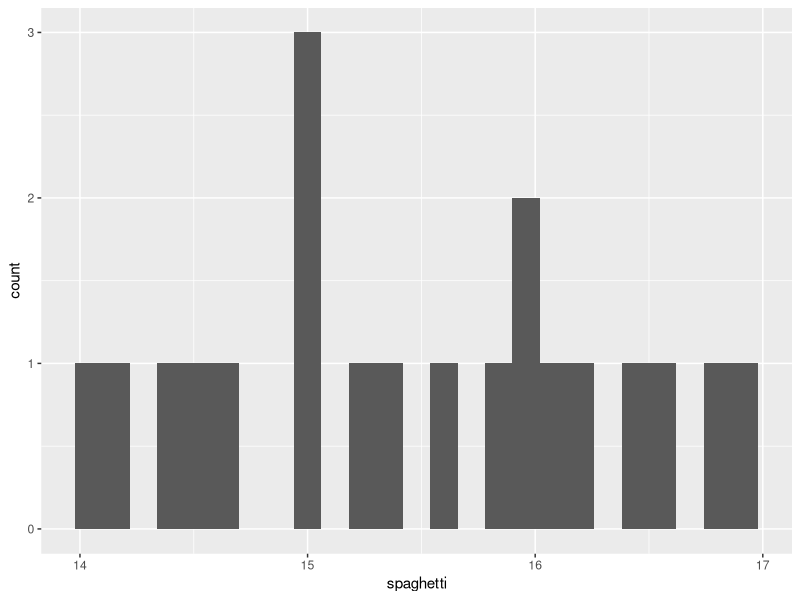
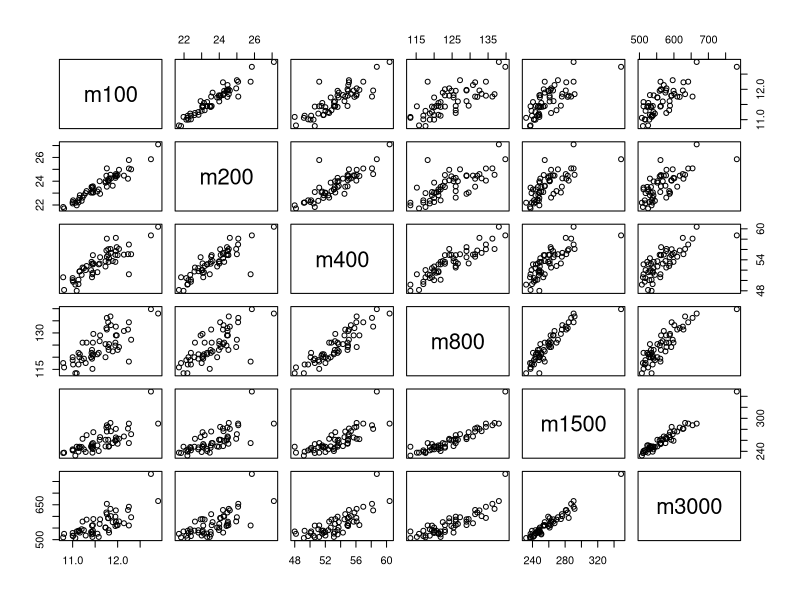
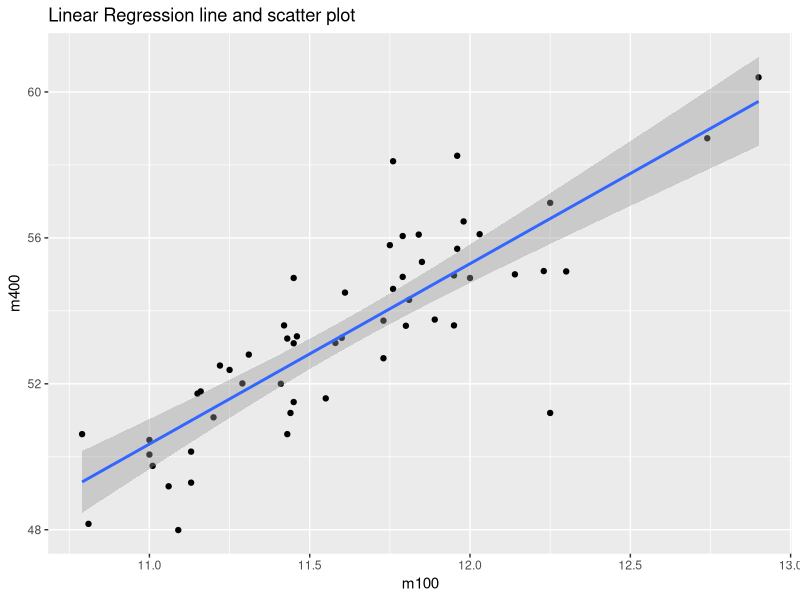

Write R code to recreate these figures, in order.
## ---- chunk 1
library(tidyverse)
## ---- chunk 2
setwd('/Users/jimin/Desktop/데스크탑 - 이지민의 MacBook Air/지민/ewha/2023-2/Regression/week2')
data = read.table('spaghetti.txt')
head(data)
## ---- chunk 3
mean.sp = mean(data$spaghetti)
sd.sp = sd(data$spaghetti)

cat('mean :',mean.sp,'\nsd :', sd.sp)
## ---- chunk 4
ggplot(data, aes(x=spaghetti)) + geom_histogram(binwidth = 0.12)
## ---- chunk 5
nrow(data) # num of obesrvations
## ---- chunk 6
calTestStatistic <- function(s, n, x.bar, M) {
  se <- s / sqrt(n)
  t_value <- (x.bar - M) / se
  return(t_value)
}

t.stat = calTestStatistic(x.bar=mean.sp, M=16, s=sd.sp, n=nrow(data))
t.stat
## ---- chunk 7
tt = t.test(x=data$spaghetti, alternative='less', mu=16, conf.level = 0.99)
tt$p.value
## ---- chunk 8
tt
## ---- chunk 9
t.test(x=data$spaghetti, alternative='two.sided', mu=16, conf.level = 0.99)$conf.int
## ---- chunk 10
data.2 = read.table('record.txt')
head(data.2)
## ---- chunk 11
pairs(data.2) # Positively increasing
## ---- chunk 12
cor(data.2)
## ---- chunk 13
x = data.2$m100 # response
y = data.2$m400 # predictor

b1 = sum((y-mean(y))*(x-mean(x)))/sum((x-mean(x))^2)
b0 = mean(y) - mean(x)*b1

cat('b0 : ',b0,'\nb1 : ',b1)

## ---- chunk 14
plt = ggplot(data=data.2, aes(x=m100, y=m400)) + 
  geom_point() + 
  stat_smooth(method = "lm", formula = y ~ x, geom = "smooth") + 
  ggtitle('Linear Regression line and scatter plot')

plt
## ---- chunk 15
X = cbind(1, x)
b.vec = solve(t(X)%*%X)%*%t(X)%*%y
b.vec
## ---- chunk 16
lm.fit = lm(y~x) # linear regression
summary(lm.fit)
## ---- chunk 17
print('fitted.values')
fitted(lm.fit)
print('residuals')
residuals(lm.fit)
## ---- chunk 18
m100.25th = quantile(data.2$m100, 0.25)
m100.75th = quantile(data.2$m100, 0.75)

predict(lm.fit, newdata = data.frame(x = m100.25th))
predict(lm.fit, newdata = data.frame(x = m100.75th))
## ---- chunk 19
m100.25th
